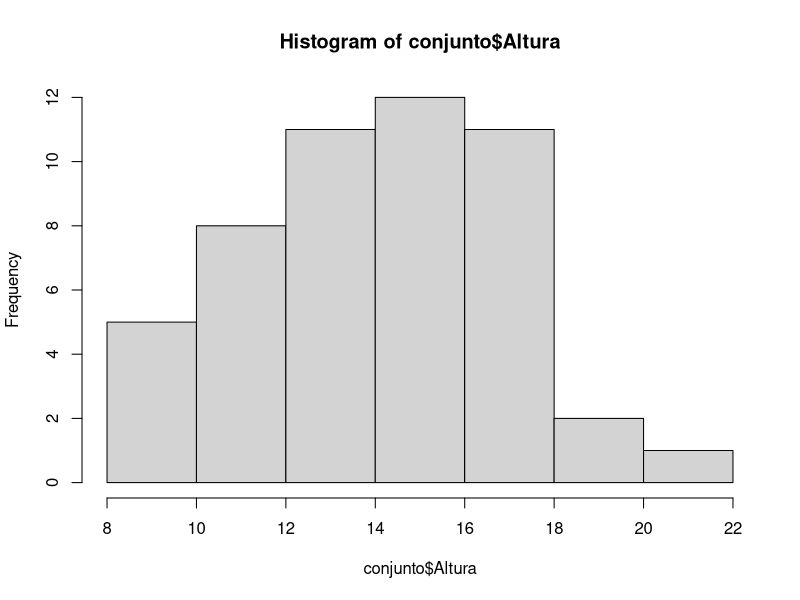
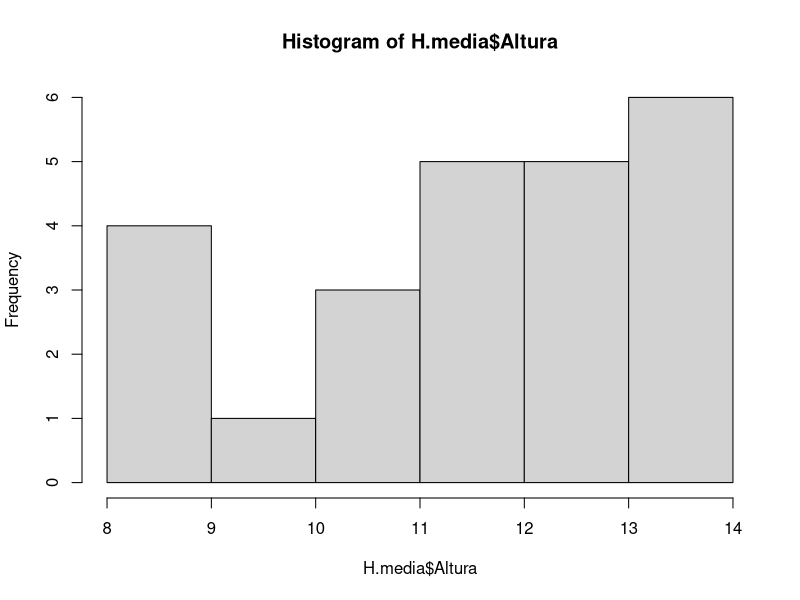
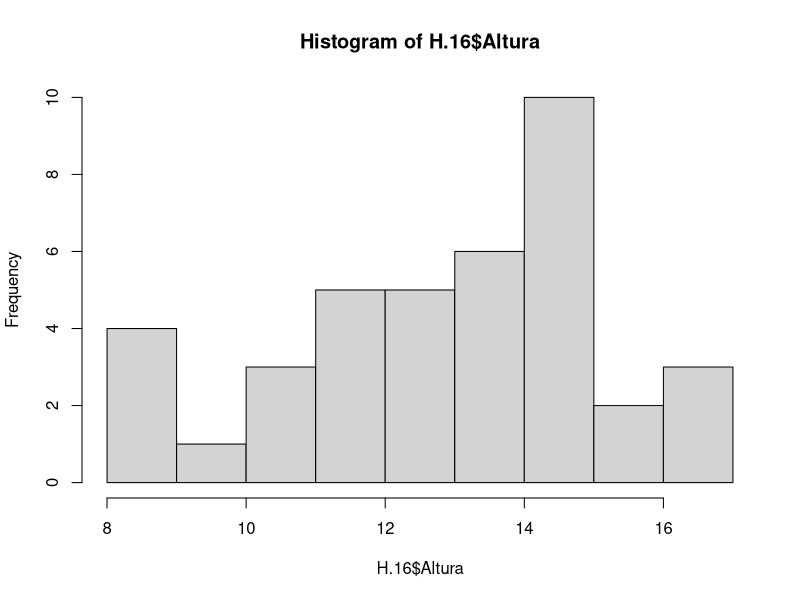
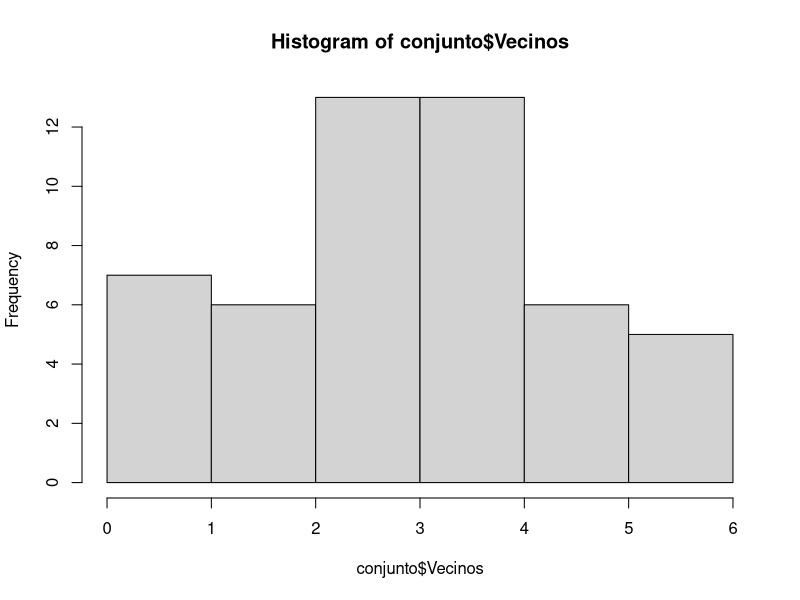
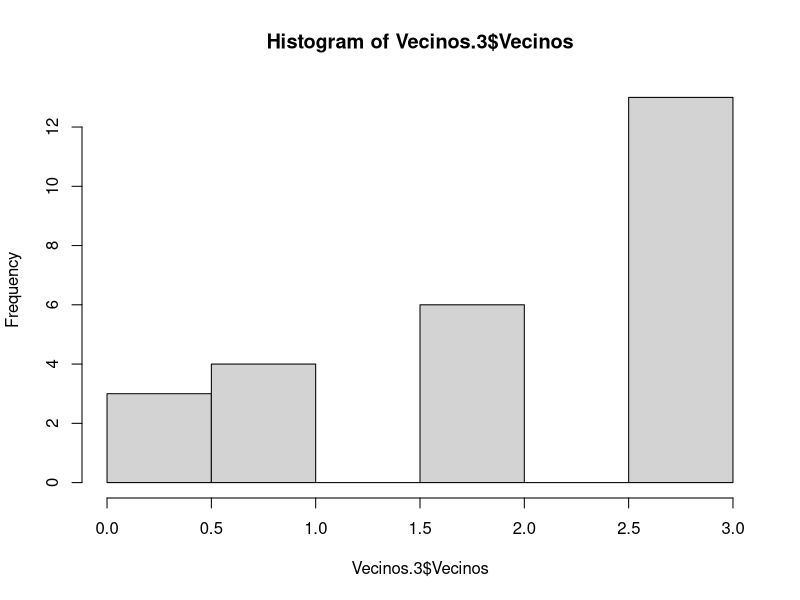
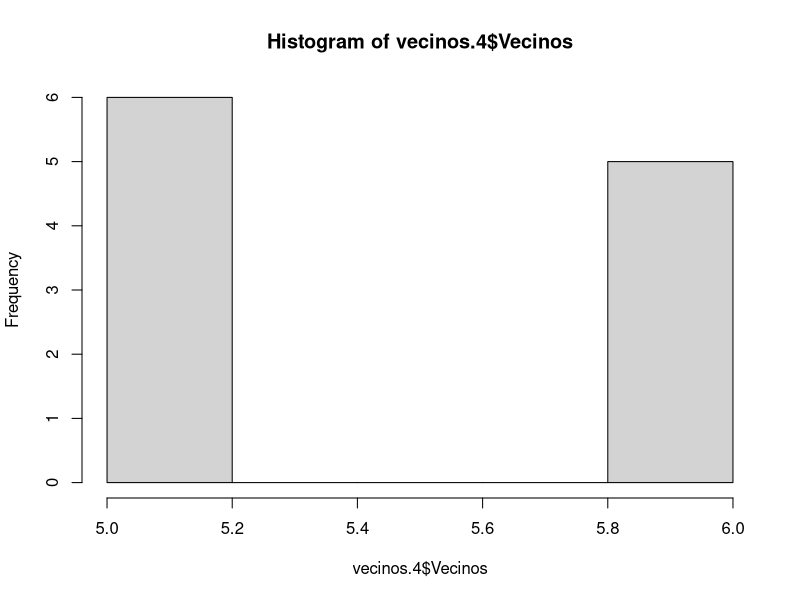
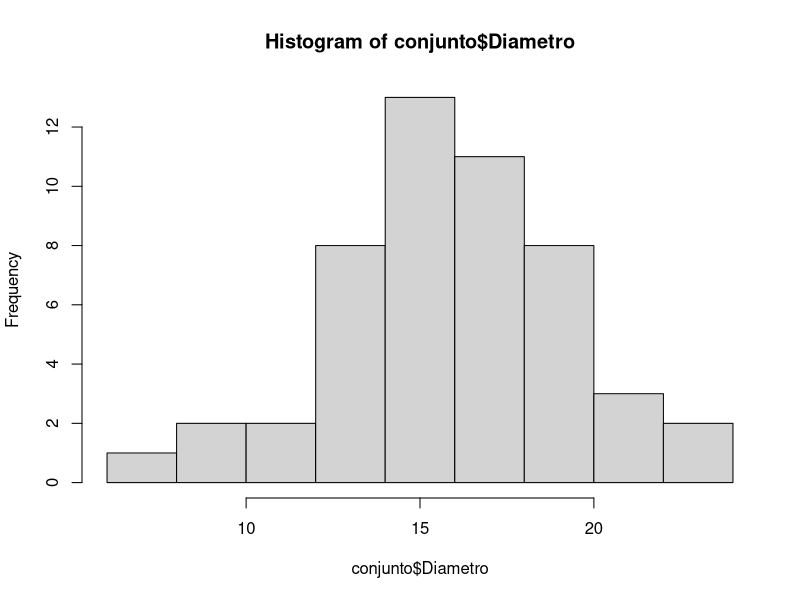
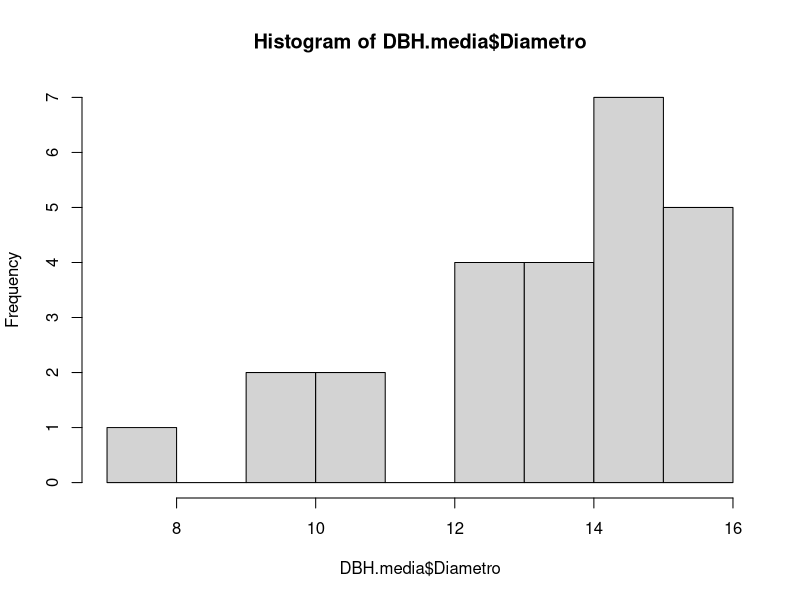

The R script that drew these images, in order:
#Alumno: Luis Miguel Toribio Ferrer
#Fecha: 14/02/2023
#practica del posible tarea 02


# Importar datos de trabajo -----------------------------------------------

#conjunto <- source_data("https://www.dropbox.com/s/hmsf07bbayxv6m3/cuadro1.csv?dl=1")

conjunto <- read.csv("DATOS_01.csv", header=TRUE)
conjunto

# Seleccion de datos ------------------------------------------------------

# Incluir los datos iguales o menores a la media (objeto en R se llame: H.media)

mean(conjunto$Altura)

H.media <- subset(conjunto, Altura<= mean(conjunto$Altura))

H.media

# Incluir los datos menores a 16.5 m (objeto en R se llame: H.16)

H.16 <- subset(conjunto, Altura< 16.5)
H.16

# Aplicar la función subset para la variable Vecinos

# Incluir los árboles que tengan un número de vecinos iguales o menores a 3 (Objeto en R: Vecinos-3)

Vecinos.3 <- subset(conjunto, Vecinos<= 3)
Vecinos.3

# Incluir los árboles que tengan un número de vecinos mayores a 4 (Objeto en R: Vecinos-4)

vecinos.4 <- subset(conjunto, Vecinos> 4)
vecinos.4

# Aplicar la función subset para la variable Diametro
# Incluir los diámetros menores a la media (objeto en R: DBH-media)

DBH.media <- subset(conjunto, Diametro< mean(conjunto$Diametro))
DBH.media

# Incluir los diámetros mayores a 16 (Objeto en R DBH-16)


DBH.16 <- subset(conjunto, Diametro> 16)
DBH.16

# Aplicar la función subset para la variable Especie
# Incluir la especie Cedro Rojo


Cedro_rojo <- subset(conjunto, Especie=="C")
Cedro_rojo

# Incluir la especie Tsuga heterófila y Douglasia verde

Tsuga_Douglasia <- subset(conjunto, !Especie=="C")
Tsuga_Douglasia

# otra forma de hacerlo es mediante la combinacion de dos campos 

Tsuga <- subset(conjunto, Especie== "F")

Douglasia <- subset(conjunto, Especie=="H")

Douglasia_Tsuga <-rbind(Tsuga,Douglasia)

Douglasia_Tsuga

# Determinar cuantas observaciones son menores o iguales a 16.9 cm de Diametro

DiamCrojo_16.9 <- subset(Cedro_rojo, Diametro<= 16.9)
DiamCrojo_16.9

DiamTsu_Doug_16.9 <- subset(Tsuga_Douglasia, Diametro<= 16.9)
DiamTsu_Doug_16.9

#Determinar cuantos observacions son mayores a 18.5 metros de Altura

AltCrojo_18.5 <- subset(Cedro_rojo, Altura>=18.5)
AltCrojo_18.5

AltTsu_Doug_18.5 <- subset(Tsuga_Douglasia, Altura>=18.5)
AltTsu_Doug_18.5


# Visualización de datos --------------------------------------------------

#Con la función hist generar los histogramas para los objetos creados en el apartado anterior

#Altura, H.media y H.16

hist(conjunto$Altura)

hist(H.media$Altura)

hist(H.16$Altura)

#Vecinos, Vecinos-3, Vecinos-4

hist(conjunto$Vecinos)

hist(Vecinos.3$Vecinos)

hist(vecinos.4$Vecinos)

#Diametro, DBH-media, DBH-16

hist(conjunto$Diametro)

hist(DBH.media$Diametro)

hist(DBH.16$Diametro)


# Estadísticas básicas ----------------------------------------------------

#Determinar la media (mean) de los objetos (variable y respectivos subsets), así como su desviación estándar (sd)

#Altura, H.media y H.16

mean(conjunto$Altura)

sd(conjunto$Altura)

mean(H.media$Altura)

sd(H.media$Altura)

mean(H.16$Altura)

sd(H.16$Altura)

#Vecinos, Vecinos-3, Vecinos-4

mean(conjunto$Vecinos)

sd(conjunto$Vecinos)

mean(Vecinos.3$Vecinos)

sd(Vecinos.3$Vecinos)

mean(vecinos.4$Vecinos)

sd(vecinos.4$Altura)

#Diametro, DBH-media, DBH-16

mean(conjunto$Diametro)

sd(conjunto$Diametro)

mean(DBH.media$Diametro)

sd(DBH.media$Diametro)

mean(DBH.16$Diametro)

mean(DBH.16$Diametro)

#FIN
